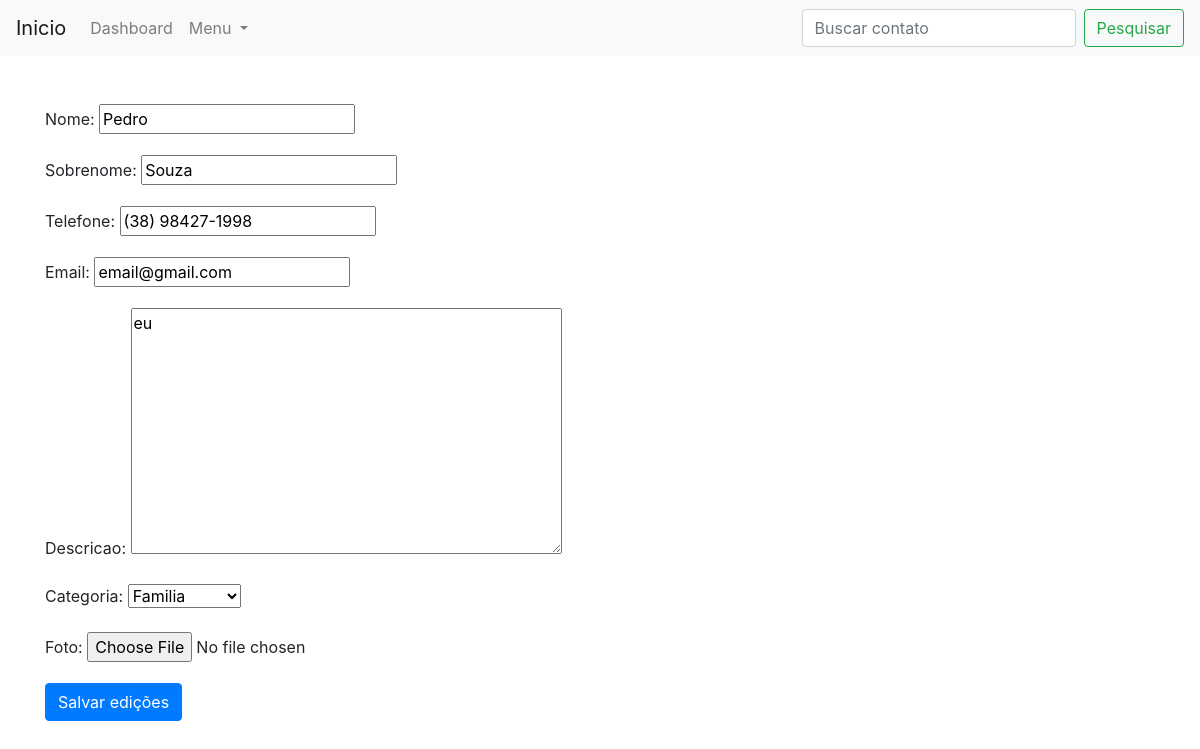
Page /editar_contato/20 (signed in) on the committed database.
### contatos/models.py (models this page shows, shortened)
class Contato(models.Model):
    nome = models.CharField(max_length=255)
    sobrenome = models.CharField(max_length=255, blank=True)
    telefone = models.CharField(max_length=255)
    email =  models.CharField(max_length=255, blank=True)
    data_criacao = models.DateTimeField(default=timezone.now)
    descricao = models.TextField(blank=True)
    categoria = models.ForeignKey(Categoria, on_delete=models.DO_NOTHING)
    mostrar = models.BooleanField(default=True)
    foto = models.ImageField(blank=True, upload_to='pictures/%Y/%m')

class Categoria(models.Model):
    nome = models.CharField(max_length=255)
    def __str__(self):
        return self.nome

### contatos/views.py (the view)
# urls.py: path('editar_contato/<int:contato_id>', views.editar_contato, name='editar_contato'),
@login_required(redirect_field_name='login')
def editar_contato(request, contato_id):
    contato = get_object_or_404(Contato, id=contato_id)
    form = ContatoForm(instance=contato)
    if request.method == 'POST':
        form = ContatoForm(request.POST, instance=contato)
        if form.is_valid():
            contato.save()
            messages.success(request, "Contato alterado com sucesso!")
            return redirect('/')
        else:
            messages.error(request, 'Erro ao editar contato, tente novamente.')
            return render(request, 'contatos/editar_contato.html', {'form': form, 'contato' : contato})
    else:
        return render(request, 'contatos/editar_contato.html', {'form': form, 'contato' : contato})

### contatos/forms.py
class ContatoForm(forms.ModelForm):
    class Meta:
        model = Contato
        fields = ('nome', 'sobrenome', 'telefone', 'email', 'descricao', 'categoria', 'foto')

### templates/contatos/editar_contato.html (shortened to what this page needs)
{%extends 'base.html'%}
{%block 'content'%}
<form method="POST" action="{%url 'editar_contato' contato.id %}">
    {{form.as_p}}
    <button type="submit" class="btn btn-primary">Salvar edições</button>
  </form>
{%endblock 'content'%}

### rows in the picture
Contato: nome "Pedro", sobrenome "Souza", telefone "(38) 98427-1998", email "email@gmail.com", descricao "eu", categoria "Familia"
